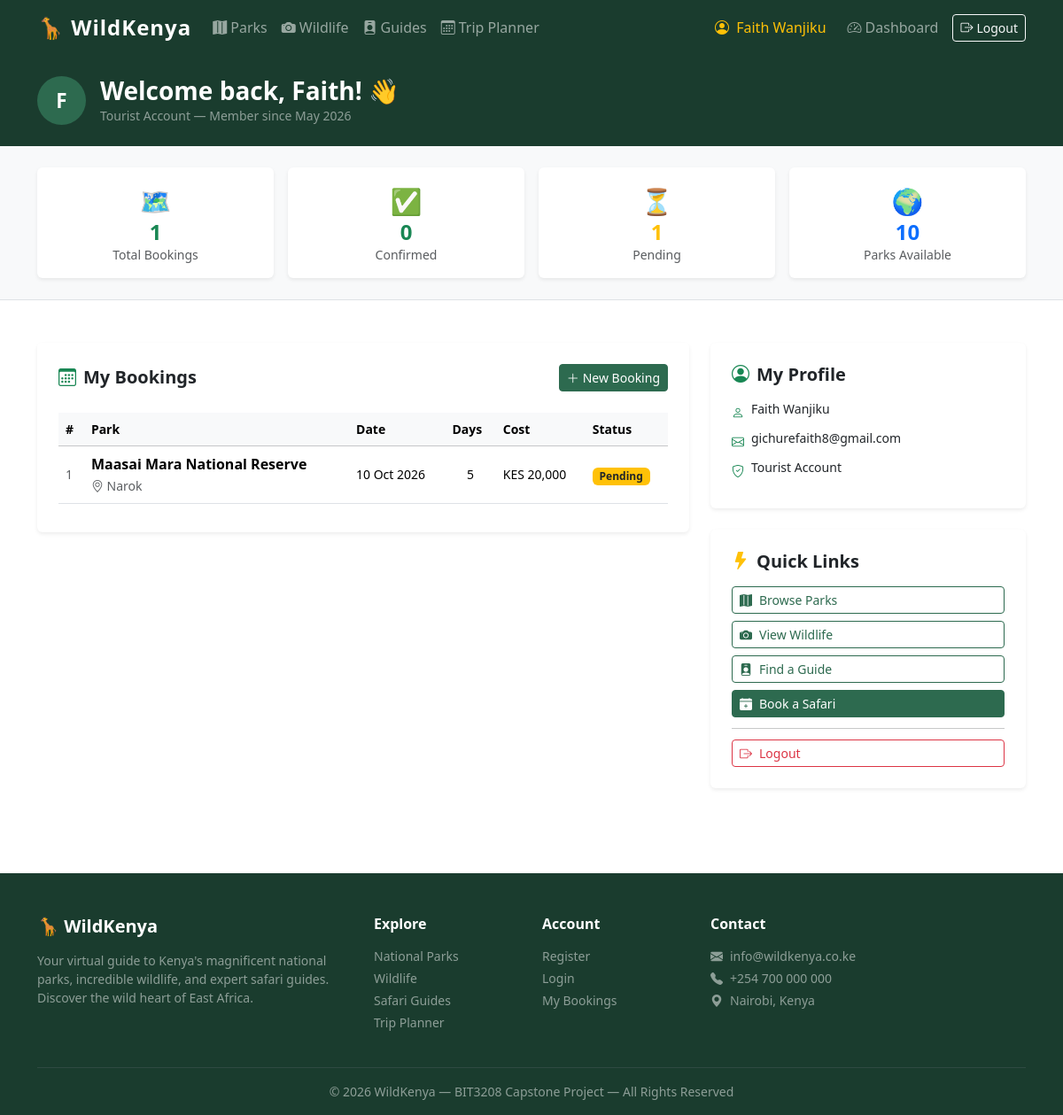
The app's page /pages/dashboard.php (signed in) with its own data.
### tables this page shows
CREATE TABLE `users` (
  `id` int(11) NOT NULL,
  `name` varchar(100) NOT NULL,
  `email` varchar(150) NOT NULL,
  `password` varchar(255) NOT NULL,
  `role` enum('admin','tourist','guide') DEFAULT 'tourist',
  `phone` varchar(20) DEFAULT NULL,
  `created_at` timestamp NOT NULL DEFAULT current_timestamp()
);

CREATE TABLE `bookings` (
  `id` int(11) NOT NULL,
  `tourist_id` int(11) NOT NULL,
  `guide_id` int(11) DEFAULT NULL,
  `park_id` int(11) NOT NULL,
  `booking_date` date NOT NULL,
  `duration_days` int(11) DEFAULT 1,
  `group_size` int(11) DEFAULT 1,
  `total_cost` decimal(10,2) DEFAULT 0.00,
  `status` enum('pending','confirmed','cancelled','completed') DEFAULT 'pending',
  `special_requests` text DEFAULT NULL,
  `created_at` timestamp NOT NULL DEFAULT current_timestamp()
);

CREATE TABLE `parks` (
  `id` int(11) NOT NULL,
  `name` varchar(150) NOT NULL,
  `county` varchar(100) NOT NULL,
  `region` varchar(100) NOT NULL,
  `description` text NOT NULL,
  `entry_fee_citizen` decimal(10,2) DEFAULT 0.00,
  `entry_fee_resident` decimal(10,2) DEFAULT 0.00,
  `entry_fee_nonresident` decimal(10,2) DEFAULT 0.00,
  `best_season` varchar(150) DEFAULT NULL,
  `size_km2` decimal(10,2) DEFAULT NULL,
  `image` varchar(255) DEFAULT NULL,
  `featured` tinyint(1) DEFAULT 0,
  `created_at` timestamp NOT NULL DEFAULT current_timestamp()
);

### pages/dashboard.php (the view, shortened to what this page needs)
<?php
require_once '../config/db.php';
require_once '../includes/header.php';
require_once '../includes/nav.php';
$user_id   = $_SESSION['user_id'];
$user_name = $_SESSION['user_name'];
$user_role = $_SESSION['user_role'];
$bookings_sql = "
    SELECT b.*, p.name AS park_name, p.county,
           u.name AS guide_name
    FROM bookings b
    JOIN parks p ON b.park_id = p.id
    LEFT JOIN guides g ON b.guide_id = g.id
    LEFT JOIN users u ON g.user_id = u.id
    WHERE b.tourist_id = ?
    ORDER BY b.created_at DESC
";
$stmt = $conn->prepare($bookings_sql);
$stmt->bind_param("i", $user_id);
$stmt->execute();
$bookings = $stmt->get_result();
$total_bookings = $bookings->num_rows;
$user_stmt = $conn->prepare("SELECT * FROM users WHERE id = ?");
$user_stmt->bind_param("i", $user_id);
$user_stmt->execute();
$user = $user_stmt->get_result()->fetch_assoc();
$confirmed = $conn->prepare("SELECT COUNT(*) as c FROM bookings WHERE tourist_id = ? AND status = 'confirmed'");
$confirmed->bind_param("i", $user_id);
$confirmed->execute();
$confirmed_count = $confirmed->get_result()->fetch_assoc()['c'];
$pending = $conn->prepare("SELECT COUNT(*) as c FROM bookings WHERE tourist_id = ? AND status = 'pending'");
$pending->bind_param("i", $user_id);
$pending->execute();
$pending_count = $pending->get_result()->fetch_assoc()['c'];
function bookingBadge($status) {
    return match($status) {
        'confirmed'  => 'success',
        'pending'    => 'warning text-dark',
        'cancelled'  => 'danger',
        'completed'  => 'primary',
        default      => 'secondary'
    };
}
?>
<section class="py-4 text-white" style="background-color: #1a3c2e;">
    <div class="container">
        <div class="d-flex align-items-center gap-3">
            <div class="rounded-circle d-flex align-items-center justify-content-center fw-bold text-white"
                 style="width:55px; height:55px; background-color:#2d6a4f; font-size:1.4rem;">
                <?= strtoupper(substr($user_name, 0, 1)) ?>
            </div>
            <div>
                <h3 class="fw-bold mb-0">Welcome back, <?= htmlspecialchars(explode(' ', $user_name)[0]) ?>! 👋</h3>
                <p class="text-white-50 mb-0 small">
                    <?= ucfirst($user_role) ?> Account &mdash;
                    Member since <?= date('F Y', strtotime($user['created_at'])) ?>
                </p>
            </div>
        </div>
    </div>
</section>
<section class="py-4 bg-light border-bottom">
    <div class="container">
        <div class="row g-3">
            <div class="col-6 col-md-3">
                <div class="card border-0 shadow-sm text-center p-3">
                    <div style="font-size:1.8rem;">🗺️</div>
                    <h4 class="fw-bold text-success mb-0"><?= $total_bookings ?></h4>
                    <small class="text-muted">Total Bookings</small>
                </div>
            </div>
            <div class="col-6 col-md-3">
                <div class="card border-0 shadow-sm text-center p-3">
                    <div style="font-size:1.8rem;">✅</div>
                    <h4 class="fw-bold text-success mb-0"><?= $confirmed_count ?></h4>
                    <small class="text-muted">Confirmed</small>
                </div>
            </div>
            <div class="col-6 col-md-3">
                <div class="card border-0 shadow-sm text-center p-3">
                    <div style="font-size:1.8rem;">⏳</div>
                    <h4 class="fw-bold text-warning mb-0"><?= $pending_count ?></h4>
                    <small class="text-muted">Pending</small>
                </div>
            </div>
            <div class="col-6 col-md-3">
                <div class="card border-0 shadow-sm text-center p-3">
                    <div style="font-size:1.8rem;">🌍</div>
                    <h4 class="fw-bold text-primary mb-0">10</h4>
                    <small class="text-muted">Parks Available</small>
                </div>
            </div>
        </div>
    </div>
</section>
<section class="py-5">
    <div class="container">
        <div class="row g-4">
            <div class="col-lg-8">
                <div class="card border-0 shadow-sm">
                    <div class="card-header bg-white border-0 pt-4 px-4 pb-2 d-flex justify-content-between align-items-center">
                        <h5 class="fw-bold mb-0">
                            <i class="bi bi-calendar3 text-success me-2"></i>My Bookings
                        </h5>
                        <a href="booking.php" class="btn btn-success btn-sm">
                            <i class="bi bi-plus-lg me-1"></i>New Booking
                        </a>
                    </div>
                    <div class="card-body px-4">
                        <?php if ($total_bookings === 0): ?>
                        <div class="text-center py-5">
                            <div style="font-size:3rem;">🦁</div>
                            <h5 class="mt-3">No bookings yet</h5>
                            <p class="text-muted small">
                                Start planning your safari adventure!
                            </p>
                            <a href="parks.php" class="btn btn-success">
                                Explore Parks
                            </a>
                        </div>
                        <?php else: ?>
                        <div class="table-responsive">
                            <table class="table table-hover align-middle">
                                <thead class="table-light small text-muted">
                                    <tr>
                                        <th>#</th>
                                        <th>Park</th>
                                        <th>Date</th>
                                        <th>Days</th>
                                        <th>Cost</th>
                                        <th>Status</th>
                                    </tr>
                                </thead>
                                <tbody>
                                <?php
                                $i = 1;
                                while ($booking = $bookings->fetch_assoc()):
                                ?>
                                <tr>
                                    <td class="text-muted small"><?= $i++ ?></td>
                                    <td>
                                        <strong><?= htmlspecialchars($booking['park_name']) ?></strong>
                                        <br>
                                        <small class="text-muted">
                                            <i class="bi bi-geo-alt"></i>
                                            <?= htmlspecialchars($booking['county']) ?>
                                        </small>
                                    </td>
                                    <td class="small">
                                        <?= date('d M Y', strtotime($booking['booking_date'])) ?>
                                    </td>
                                    <td class="small text-center">
                                        <?= $booking['duration_days'] ?>
                                    </td>
                                    <td class="small">
                                        KES <?= number_format($booking['total_cost'], 0) ?>
                                    </td>
                                    <td>
                                        <span class="badge bg-<?= bookingBadge($booking['status']) ?>">
                                            <?= ucfirst($booking['status']) ?>
                                        </span>
                                    </td>
                                </tr>
                                <?php endwhile; ?>
                                </tbody>
                            </table>
                        </div>
                        <?php endif; ?>
                    </div>
                </div>
            </div>
            <div class="col-lg-4">
                <div class="card border-0 shadow-sm mb-4">
                    <div class="card-body p-4">
                        <h5 class="fw-bold mb-3">
                            <i class="bi bi-person-circle text-success me-2"></i>My Profile
                        </h5>
                        <ul class="list-unstyled small mb-0">
                            <li class="mb-2 d-flex gap-2">
                                <i class="bi bi-person text-success mt-1"></i>
                                <span><?= htmlspecialchars($user['name']) ?></span>
                            </li>
                            <li class="mb-2 d-flex gap-2">
                                <i class="bi bi-envelope text-success mt-1"></i>
                                <span><?= htmlspecialchars($user['email']) ?></span>
                            </li>
                            <li class="mb-2 d-flex gap-2">
                                <i class="bi bi-shield-check text-success mt-1"></i>
                                <span><?= ucfirst($user['role']) ?> Account</span>
                            </li>
                        </ul>
                    </div>
                </div>
                <div class="card border-0 shadow-sm">
                    <div class="card-body p-4">
                        <h5 class="fw-bold mb-3">
                            <i class="bi bi-lightning-fill text-warning me-2"></i>Quick Links
                        </h5>
                        <div class="d-grid gap-2">
                            <a href="parks.php" class="btn btn-outline-success btn-sm text-start">
                                <i class="bi bi-map-fill me-2"></i>Browse Parks
                            </a>
                            <a href="animals.php" class="btn btn-outline-success btn-sm text-start">
                                <i class="bi bi-camera-fill me-2"></i>View Wildlife
                            </a>
                            <a href="guides.php" class="btn btn-outline-success btn-sm text-start">
                                <i class="bi bi-person-badge-fill me-2"></i>Find a Guide
                            </a>
                            <a href="booking.php" class="btn btn-success btn-sm text-start">
                                <i class="bi bi-calendar-plus-fill me-2"></i>Book a Safari
                            </a>
                            <hr class="my-1">
                            <a href="/wildkenya/logout.php"
                               class="btn btn-outline-danger btn-sm text-start">
                                <i class="bi bi-box-arrow-right me-2"></i>Logout
                            </a>
                        </div>
                    </div>
                </div>
            </div>
        </div>
    </div>
</section>
<?php require_once '../includes/footer.php'; ?>

### assets/css/style.css (style rules this page uses)
:root { --wk-dark-green: #1a3c2e; --wk-mid-green: #2d6a4f; --wk-light-green: #52b788; --wk-gold: #d4a017; }
body { font-family: 'Segoe UI', Tahoma, Geneva, Verdana, sans-serif; color: #2c2c2c; }
.btn-success { background-color: var(--wk-mid-green); border-color: var(--wk-mid-green); }
.btn-outline-success { color: var(--wk-mid-green); border-color: var(--wk-mid-green); }

### records on screen
users: created_at "May 2026", name "Faith Wanjiku", email "gichurefaith8@gmail.com", role "Tourist"
bookings: park.name "Maasai Mara National Reserve", park.county "Narok", booking_date "10 Oct 2026", duration_days "5", total_cost "20,000", status "Pending"

### other values on screen
$_SESSION['user_name'] "Faith Wanjiku"
substr($user_name, 0, 1) "F"
explode(' ', $user_name)[0] "Faith"
$user_role "Tourist"
$total_bookings "1"
$confirmed_count "0"
$pending_count "1"
